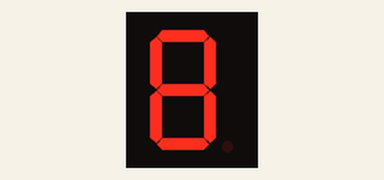
Simulated run of this sketch. Board: Arduino Uno, built with avr-gcc and run on an emulated ATmega328P. Shown: 1-digit seven-segment display. Wiring (inferred from the names in the program): 1-digit 7-segment display, segments lit when LOW: segments pin 5, pin 6, pin 7, pin 8, pin 9, pin 10, pin 11. The segment pins are drawn as the display they are named for.

Above: at 0.1 s.
At 1.1 s:
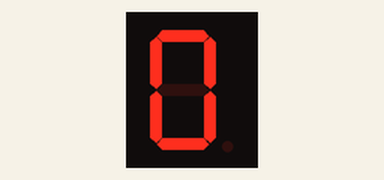
At 2.1 s:
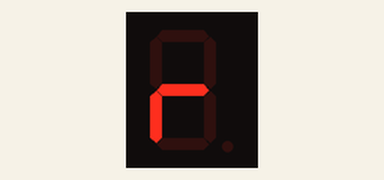
At 3.1 s:
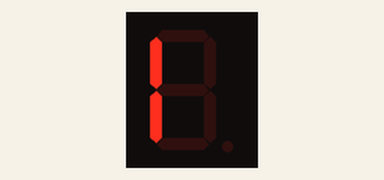
At 5.1 s:
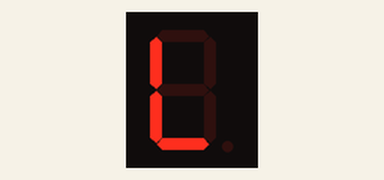

Measured:
- by itself, everything shown: repeats every 5.0 s, in 5 steps
- what the display in image 1 shows lasts 1.0 s, from 1.0 s to 2.0 s

The sketch:

Programa_3_Display_mostra_el_meu_nom.ino
```cpp
/**********************************************************************************
**                                                                               **
**                              Display de 7 segments                            **
**                                                                               **
**                                                                               **
**********************************************************************************/

//********** Includes *************************************************************

//********** Variables ************************************************************
const int ledA = 5;          // donar nom al pin 5 de l’Arduino
const int ledB = 6;          // donar nom al pin 6 de l’Arduino
const int ledC = 7;          // donar nom al pin 7 de l’Arduino
const int ledD = 8;          // donar nom al pin 8 de l’Arduino
const int ledE = 9;          // donar nom al pin 9 de l’Arduino
const int ledF = 10;         // donar nom al pin 10 de l’Arduino
const int ledG = 11;         // donar nom al pin 11 de l’Arduino
int a=1000;

//********** Setup ****************************************************************
void setup()
{
  pinMode(ledA, OUTPUT);     // definir el pin 5 com una sortida
  pinMode(ledB, OUTPUT);     // definir el pin 6 com una sortida
  pinMode(ledC, OUTPUT);     // definir el pin 7 com una sortida
  pinMode(ledD, OUTPUT);     // definir el pin 8 com una sortida
  pinMode(ledE, OUTPUT);     // definir el pin 9 com una sortida
  pinMode(ledF, OUTPUT);     // definir el pin 10 com una sortida
  pinMode(ledG, OUTPUT);     // definir el pin 11 com una sortida
  delay (a);

}

//********** Loop *****************************************************************
void loop()
{
  digitalWrite(ledA, LOW);    // posar a 5V el pin 5  O
  digitalWrite(ledB, LOW);    // posar a 5V el pin 6
  digitalWrite(ledC, LOW);    // posar a 5V el pin 7
  digitalWrite(ledD, LOW);    // posar a 5V el pin 8
  digitalWrite(ledE, LOW);    // posar a 5V el pin 9
  digitalWrite(ledF, LOW);    // posar a 5V el pin 10
  digitalWrite(ledG, HIGH);    // posar a0V el pin 11


  delay(a);                  // es queden leds 1000ms encesos

  digitalWrite(ledA, HIGH);    // posar a 5V el pin 5   R
  digitalWrite(ledB, HIGH);    // posar a 5V el pin 6
  digitalWrite(ledC, HIGH);    // posar a 5V el pin 7
  digitalWrite(ledD, HIGH);    // posar a 5V el pin 8
  digitalWrite(ledE, LOW);    // posar a 5V el pin 9
  digitalWrite(ledF, HIGH);    // posar a 5V el pin 10
  digitalWrite(ledG, LOW);    // posar a 5V el pin 11


  delay(a);                  // es queden leds 1000ms encesos

  digitalWrite(ledA, HIGH);    // posar a 5V el pin 5  I
  digitalWrite(ledB, HIGH);    // posar a 5V el pin 6
  digitalWrite(ledC, HIGH);    // posar a 5V el pin 7
  digitalWrite(ledD, HIGH);    // posar a 5V el pin 8
  digitalWrite(ledE, LOW);    // posar a 5V el pin 9
  digitalWrite(ledF, LOW);    // posar a 5V el pin 10
  digitalWrite(ledG, HIGH);    // posar a 5V el pin 11


  delay(a);                  // es queden leds 1000ms encesos

  digitalWrite(ledA, LOW);    // posar a 5V el pin 5   O
  digitalWrite(ledB, LOW);    // posar a 5V el pin 6
  digitalWrite(ledC, LOW);    // posar a 5V el pin 7
  digitalWrite(ledD, LOW);    // posar a 5V el pin 8
  digitalWrite(ledE, LOW);    // posar a 5V el pin 9
  digitalWrite(ledF, LOW);    // posar a 5V el pin 10
  digitalWrite(ledG, HIGH);    // posar a 5V el pin 11


  delay(a);                  // es queden leds 1000ms encesos

  digitalWrite(ledA, HIGH);    // posar a 5V el pin 5   L
  digitalWrite(ledB, HIGH);    // posar a 5V el pin 6
  digitalWrite(ledC, HIGH);    // posar a 5V el pin 7
  digitalWrite(ledD, LOW);    // posar a 5V el pin 8
  digitalWrite(ledE, LOW);    // posar a 5V el pin 9
  digitalWrite(ledF, LOW);    // posar a 5V el pin 10
  digitalWrite(ledG, HIGH);    // posar a 5V el pin 11


  delay(a);                  // es queden leds 1000ms encesos


  }
```
